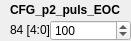
      <widget class="QWidget" name="widget_20" native="true">
       <property name="geometry">
        <rect>
         <x>10</x>
         <y>280</y>
         <width>131</width>
         <height>41</height>
        </rect>
       </property>
       <widget class="QLabel" name="label_514">
        <property name="geometry">
         <rect>
          <x>10</x>
          <y>0</y>
          <width>111</width>
          <height>20</height>
         </rect>
        </property>
        <property name="font">
         <font>
          <weight>75</weight>
          <bold>true</bold>
         </font>
        </property>
        <property name="text">
         <string>CFG_p2_puls_EOC</string>
        </property>
       </widget>
       <widget class="QLabel" name="addr_CFG_p2_puls_EOC">
        <property name="geometry">
         <rect>
          <x>10</x>
          <y>20</y>
          <width>101</width>
          <height>20</height>
         </rect>
        </property>
        <property name="text">
         <string>84 [4:0]</string>
        </property>
       </widget>
       <widget class="QSpinBox" name="spinBox_CFG_p2_puls_EOC">
        <property name="geometry">
         <rect>
          <x>50</x>
          <y>20</y>
          <width>81</width>
          <height>21</height>
         </rect>
        </property>
        <property name="maximum">
         <number>31</number>
        </property>
        <property name="value">
         <number>4</number>
        </property>
        <property name="displayIntegerBase">
         <number>2</number>
        </property>
       </widget>
      </widget>
